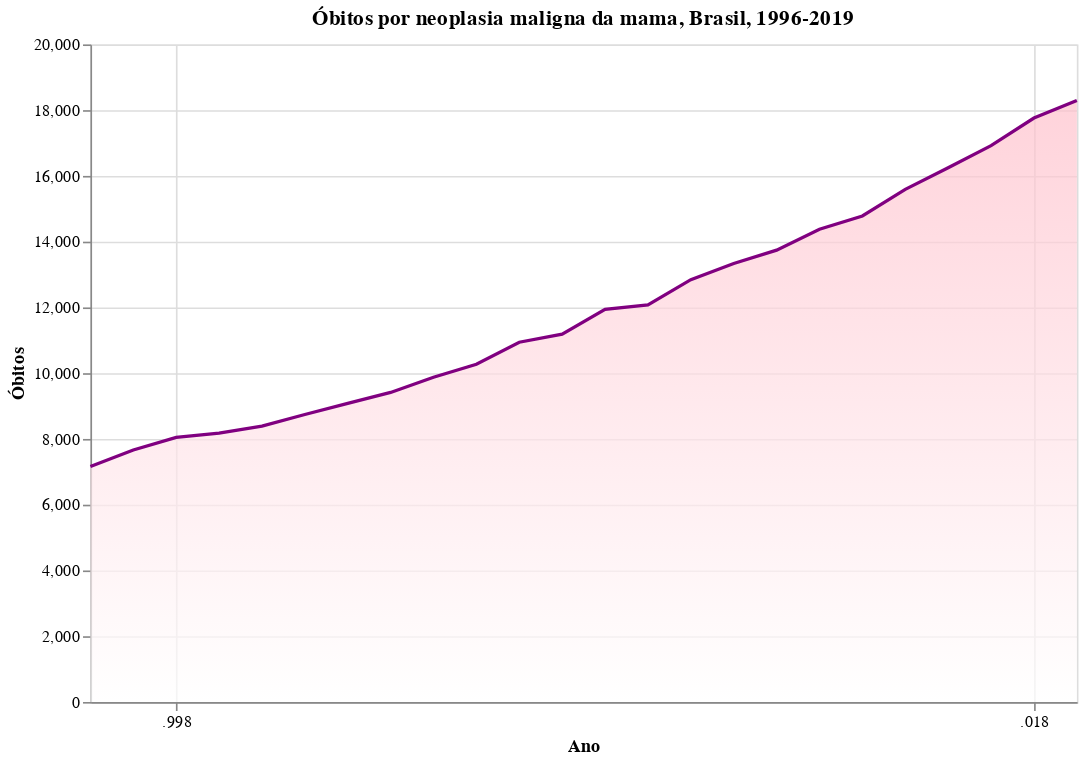

Source (notebook cell):
### Code cell
# Fazendo gráfico de área
alt.Chart(data = tab_causa_ano) \
 .mark_area(
    line={'color':'purple'},
    color=alt.Gradient(
        gradient='linear',
        stops=[alt.GradientStop(color='white', offset=0),
               alt.GradientStop(color='pink', offset=1)],
        x1=1,
        x2=1,
        y1=1,
        y2=0
    )
).encode(
    x=alt.X(
      shorthand = 'ano:T', 
      axis = alt.Axis(title = 'Ano')
    ), 
    y=alt.Y(
        shorthand = 'numero_obitos:Q', 
        sort='-x', 
        axis = alt.Axis(title = 'Óbitos'
      )
    )
).properties(width=600, height=400, title = 'Óbitos por neoplasia maligna da mama, Brasil, 1996-2019')

### Figure 1 — Vega-Lite specification as saved in the notebook (floating-point values rounded to 4 significant figures)
{"config": {"view": {"continuousWidth": 400, "continuousHeight": 300}}, "data": {"name": "data-2fc53dc6075d51a28a143a3adfe3bedf"}, "mark": {"type": "area", "color": {"gradient": "linear", "stops": [{"color": "white", "offset": 0}, {"color": "pink", "offset": 1}], "x1": 1, "x2": 1, "y1": 1, "y2": 0}, "line": {"color": "purple"}}, "encoding": {"x": {"axis": {"title": "Ano"}, "field": "ano", "type": "temporal"}, "y": {"axis": {"title": "Óbitos"}, "field": "numero_obitos", "sort": "-x", "type": "quantitative"}}, "height": 400, "title": "Óbitos por neoplasia maligna da mama, Brasil, 1996-2019", "width": 600, "$schema": "https://vega.github.io/schema/vega-lite/v4.17.0.json", "datasets": {"data-2fc53dc6075d51a28a143a3adfe3bedf": [{"ano": 1996, "numero_obitos": 7163}, {"ano": 1997, "numero_obitos": 7664}, {"ano": 1998, "numero_obitos": 8050}, {"ano": 1999, "numero_obitos": 8174}, {"ano": 2000, "numero_obitos": 8393}, {"ano": 2001, "numero_obitos": 8743}, {"ano": 2002, "numero_obitos": 9082}, {"ano": 2003, "numero_obitos": 9414}, {"ano": 2004, "numero_obitos": 9876}, {"ano": 2005, "numero_obitos": 10270}, {"ano": 2006, "numero_obitos": 10941}, {"ano": 2007, "numero_obitos": 11188}, {"ano": 2008, "numero_obitos": 11941}, {"ano": 2009, "numero_obitos": 12079}, {"ano": 2010, "numero_obitos": 12845}, {"ano": 2011, "numero_obitos": 13338}, {"ano": 2012, "numero_obitos": 13742}, {"ano": 2013, "numero_obitos": 14380}, {"ano": 2014, "numero_obitos": 14782}, {"ano": 2015, "numero_obitos": 15591}, {"ano": 2016, "numero_obitos": 16250}, {"ano": 2017, "numero_obitos": 16921}, {"ano": 2018, "numero_obitos": 17760}, {"ano": 2019, "numero_obitos": 18291}]}}
